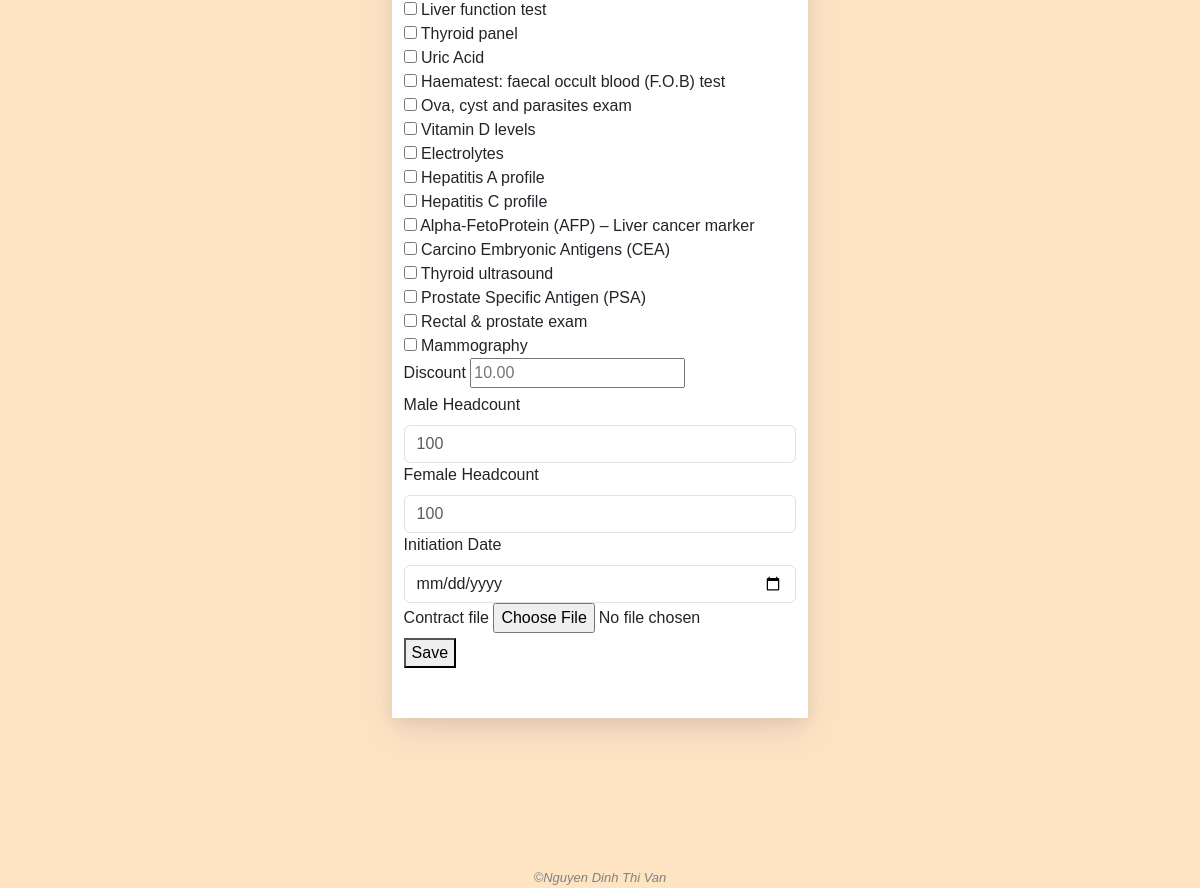
Before: /add_contract (signed in, lower part) with the older database file.
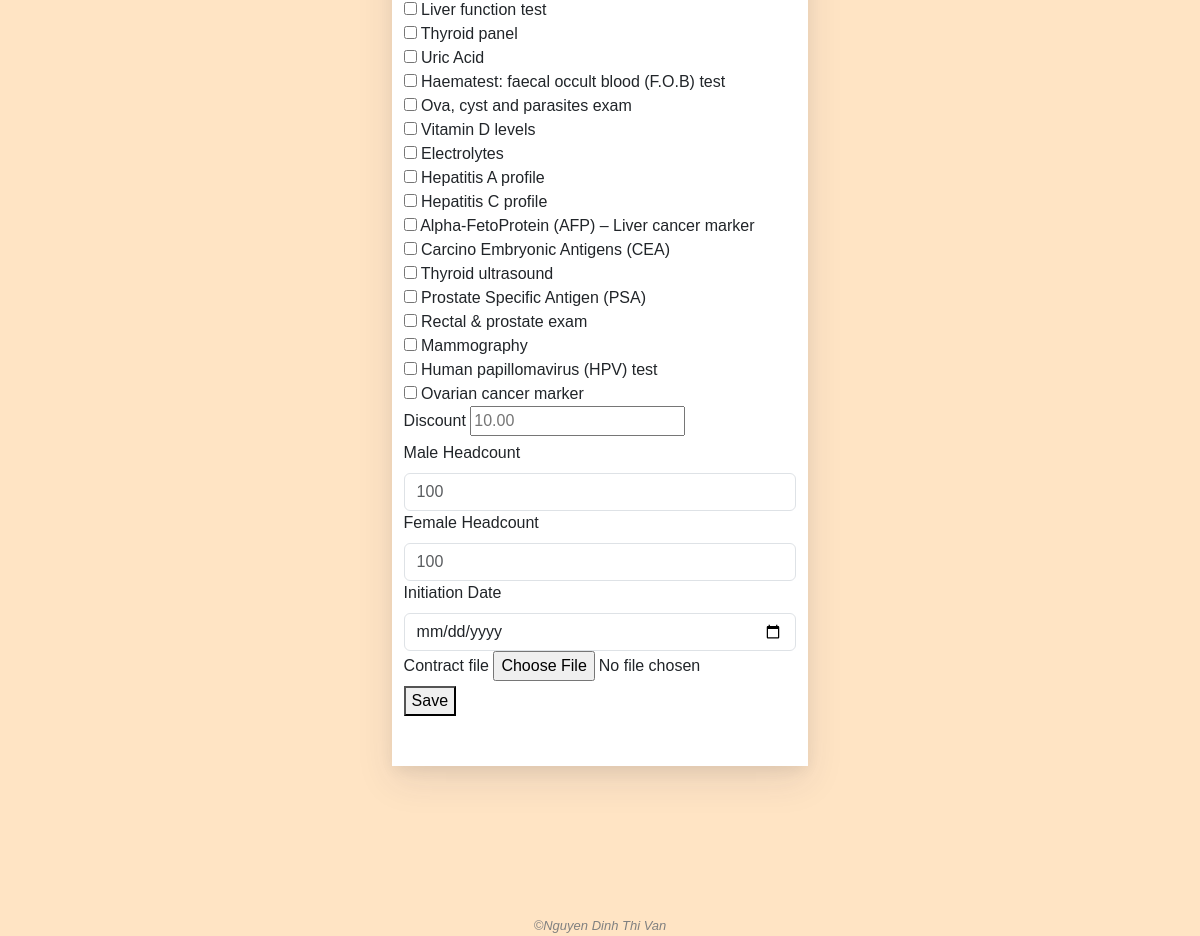
After: the same page with the newer database file.
### clinic/models.py (models this page shows, shortened)
class Service(models.Model):
    name = models.CharField(max_length=255)
    benefit = models.TextField(blank=True)
    male_price = models.IntegerField(blank=True, null=True)
    female_price = models.IntegerField(blank=True, null=True)
    description = models.TextField(blank=True, null=True)
    created_by = models.ForeignKey(User, blank=True, null=True, on_delete=models.SET_NULL, related_name='add_services')
    modified_by = models.ForeignKey(User, blank=True, null=True, on_delete=models.SET_NULL, related_name='modified_services')

### clinic/views.py (the view)
# urls.py: path('add_contract', views.add_contract, name="add_contract"),
@login_required
def add_contract(request):
    if request.method == 'POST':
        client_id = request.POST.get('client_id', '')
        if not client_id:
            request.session['nay_message'] = "Choose a company"
            return HttpResponseRedirect(reverse('add_contract'))
        try:
            client = Company.objects.get(pk=client_id)
        except Company.DoesNotExist:
            request.session['nay_message'] = "Company does not exist"
            companies = Company.objects.all()
            services = Service.objects.all()
            return render(request, "clinic/add_contract.html", {
                "services": services,
                "companies": companies
            })
        service_ids = request.POST.getlist('chosen_services')
        services = []
        for i in service_ids:
            try:
                service = Service.objects.get(pk=i)
                services.append(service)
            except Service.DoesNotExist:
                request.session['nay_message'] = f"service with id {i} does not exist"
        male_headcount = request.POST.get('male_headcount', '')
        female_headcount = request.POST.get('female_headcount', '')
        try:
            male_number = int(male_headcount)
            female_number = int(female_headcount)
            if male_number < 0 or female_number < 0:
                request.session['nay_message'] = "headcount has to be positive integer, not negative"
                companies = Company.objects.all()
                services = Service.objects.all()
                return render(request, "clinic/add_contract.html", {
                    "services": services,
                    "companies": companies
                })
        except ValueError:
            request.session['nay_message'] = 'headcount has to be positive integer, not a float'
            companies = Company.objects.all()
            services = Service.objects.all()
            return render(request, "clinic/add_contract.html", {
                "services": services,
                "companies": companies
            })
        total_value = 0
        for service in services:
            if service.male_price:
                service_value_for_male = int(service.male_price)*male_number
            else:
                service_value_for_male = 0
            if service.female_price:
                service_value_for_female = int(service.female_price)*female_number
            else:
                service_value_for_female = 0
            total_value += (service_value_for_male + service_value_for_female)
        discount = request.POST.get('discount')
        if discount:
            discount = round(float(discount), 2)
        revenue = round(float(total_value*(100 - discount)/100))
        initiation_date = request.POST.get('initiation_date', '')
        new_contract = Contract(
            client = client,
            male_headcount = male_headcount,
            female_headcount = female_headcount,
            total_value = total_value,
            discount = discount,
            revenue = revenue,
            initiation_date = initiation_date,
            created_by = request.user
        )
        new_contract.save()
        new_contract.services.set(services)
        new_contract.save()
        pdf_file = request.FILES.get('contract_file')
        if pdf_file:
            new_contract.pdf_file = pdf_file
            new_contract.save()
        request.session['yay_message'] = "Contract added"
        return HttpResponseRedirect(reverse('index'))
    else:
        companies = Company.objects.all()
        services = Service.objects.all()
        return render(request, "clinic/add_contract.html", {
            "services": services,
            "companies": companies
        })

### clinic/templates/clinic/add_contract.html (shortened to what this page needs)
{% extends "clinic/layout.html" %}
{% load static %}
{% block main %}
    <div class="general">
        <div class="form-container">
            <form action="{% url 'add_contract' %}" method="post" id="add-contract-form" enctype="multipart/form-data">
                <div class="container">
                    <div class="form-group">
                        {% for service in services %}
                            <div>
                                <input type="checkbox" name="chosen_services" value="{{ service.id }}"> {{ service.name }}
                            </div>
                        {% endfor %}
                    </div>
                    <div class="form-group">
                        <label for="discount" class="form-label">Discount</label>
                        <input name="discount" type="text" pattern="\d+(\.\d{2})?" title="Enter a valid discount with 2 decimal places" autocomplete="off" placeholder="10.00" required>
                    </div>
                    <div class="form-group">
                        <label for="male_headcount" class="form-label">Male Headcount</label>
                        <input name="male_headcount" type="number" min="0" class="form-control" autocomplete="off" placeholder="100">
                    </div>
                    <div class="form-group">
                        <label for="female_headcount" class="form-label">Female Headcount</label>
                        <input name="female_headcount" type="number" min="0" class="form-control" autocomplete="off" placeholder="100">
                    </div>
                    <div class="form-group">
                        <label for="initiation_date" class="form-label">Initiation Date</label>
                        <input name="initiation_date" type="date" class="form-control" autocomplete="off" required>
                    </div>
                    <div class="form-group">
                        <label for="contract_file" class="form-label">Contract file</label>
                        <input name="contract_file" type="file">
                    </div>
                    <button>Save</button>
                </div>
            </form>
        </div>
    </div>
{% endblock %}

Changed rows visible on the page:
added Service: name "Human papillomavirus (HPV) test"
added Service: name "Ovarian cancer marker"
